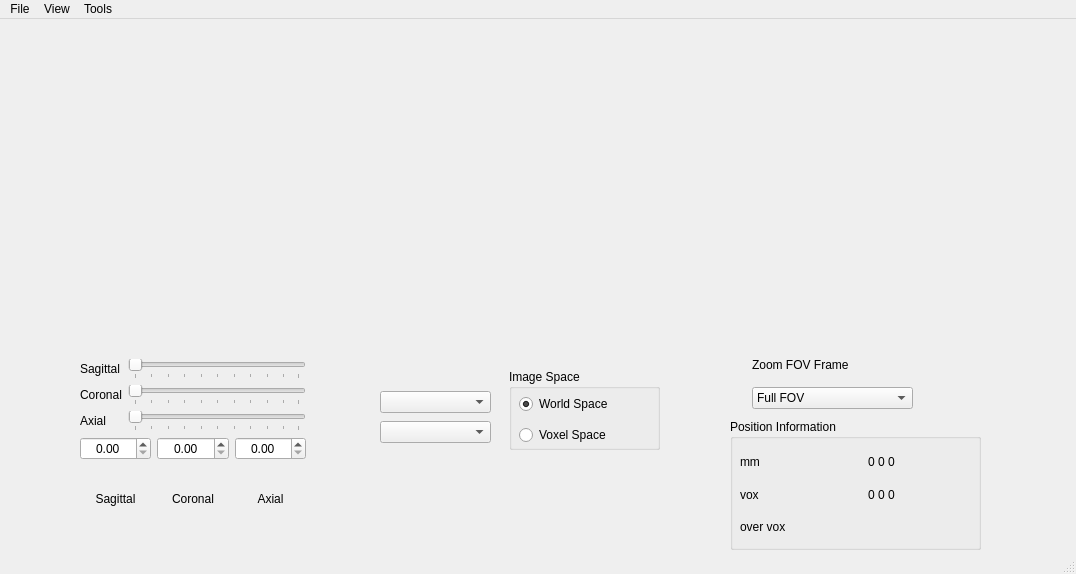
<?xml version="1.0" encoding="UTF-8"?>
<ui version="4.0">
 <class>XIPYOrthoViewer</class>
 <widget class="QMainWindow" name="XIPYOrthoViewer">
  <property name="geometry">
   <rect>
    <x>0</x>
    <y>0</y>
    <width>1076</width>
    <height>574</height>
   </rect>
  </property>
  <property name="sizePolicy">
   <sizepolicy hsizetype="Maximum" vsizetype="Preferred">
    <horstretch>0</horstretch>
    <verstretch>0</verstretch>
   </sizepolicy>
  </property>
  <property name="windowTitle">
   <string>XIPY Ortho Slice View</string>
  </property>
  <widget class="QWidget" name="centralwidget">
   <widget class="QFrame" name="frame">
    <property name="geometry">
     <rect>
      <x>370</x>
      <y>350</y>
      <width>311</width>
      <height>121</height>
     </rect>
    </property>
    <property name="autoFillBackground">
     <bool>false</bool>
    </property>
    <widget class="QGroupBox" name="groupBox">
     <property name="enabled">
      <bool>true</bool>
     </property>
     <property name="geometry">
      <rect>
       <x>139</x>
       <y>0</y>
       <width>151</width>
       <height>81</height>
      </rect>
     </property>
     <property name="toolTip">
      <string>image mapping</string>
     </property>
     <property name="whatsThis">
      <string>image mappping</string>
     </property>
     <property name="title">
      <string>Image Space</string>
     </property>
     <property name="flat">
      <bool>false</bool>
     </property>
     <property name="checkable">
      <bool>false</bool>
     </property>
     <widget class="QWidget" name="layoutWidget">
      <property name="geometry">
       <rect>
        <x>10</x>
        <y>20</y>
        <width>121</width>
        <height>61</height>
       </rect>
      </property>
      <layout class="QVBoxLayout" name="verticalLayout_6">
       <item>
        <widget class="QRadioButton" name="worldspace_button">
         <property name="text">
          <string>World Space</string>
         </property>
         <property name="checked">
          <bool>true</bool>
         </property>
        </widget>
       </item>
       <item>
        <widget class="QRadioButton" name="voxspace_button">
         <property name="text">
          <string>Voxel Space</string>
         </property>
         <property name="checked">
          <bool>false</bool>
         </property>
        </widget>
       </item>
      </layout>
     </widget>
    </widget>
    <widget class="QWidget" name="layoutWidget">
     <property name="geometry">
      <rect>
       <x>10</x>
       <y>20</y>
       <width>111</width>
       <height>56</height>
      </rect>
     </property>
     <layout class="QVBoxLayout" name="verticalLayout_4">
      <item>
       <widget class="QComboBox" name="cmap_box">
        <property name="toolTip">
         <string>colormap</string>
        </property>
        <property name="statusTip">
         <string/>
        </property>
        <property name="whatsThis">
         <string>colormap</string>
        </property>
       </widget>
      </item>
      <item>
       <widget class="QComboBox" name="interp_box">
        <property name="toolTip">
         <string>interpolation</string>
        </property>
        <property name="whatsThis">
         <string>interpolation</string>
        </property>
       </widget>
      </item>
     </layout>
    </widget>
   </widget>
   <widget class="QWidget" name="layoutWidget">
    <property name="geometry">
     <rect>
      <x>80</x>
      <y>340</y>
      <width>226</width>
      <height>172</height>
     </rect>
    </property>
    <layout class="QVBoxLayout" name="verticalLayout_7">
     <item>
      <layout class="QHBoxLayout" name="horizontalLayout_5">
       <item>
        <layout class="QVBoxLayout" name="verticalLayout_3">
         <item>
          <widget class="QLabel" name="label_3">
           <property name="text">
            <string>Sagittal</string>
           </property>
          </widget>
         </item>
         <item>
          <widget class="QLabel" name="label_4">
           <property name="text">
            <string>Coronal</string>
           </property>
          </widget>
         </item>
         <item>
          <widget class="QLabel" name="label_5">
           <property name="text">
            <string>Axial</string>
           </property>
          </widget>
         </item>
        </layout>
       </item>
       <item>
        <layout class="QHBoxLayout" name="horizontalLayout_2">
         <item>
          <layout class="QVBoxLayout" name="verticalLayout">
           <item>
            <widget class="QSlider" name="sag_slider">
             <property name="minimumSize">
              <size>
               <width>157</width>
               <height>0</height>
              </size>
             </property>
             <property name="orientation">
              <enum>Qt::Horizontal</enum>
             </property>
             <property name="tickPosition">
              <enum>QSlider::TicksBelow</enum>
             </property>
            </widget>
           </item>
           <item>
            <widget class="QSlider" name="cor_slider">
             <property name="orientation">
              <enum>Qt::Horizontal</enum>
             </property>
             <property name="tickPosition">
              <enum>QSlider::TicksBelow</enum>
             </property>
            </widget>
           </item>
           <item>
            <widget class="QSlider" name="axi_slider">
             <property name="minimumSize">
              <size>
               <width>157</width>
               <height>0</height>
              </size>
             </property>
             <property name="orientation">
              <enum>Qt::Horizontal</enum>
             </property>
             <property name="tickPosition">
              <enum>QSlider::TicksBelow</enum>
             </property>
            </widget>
           </item>
          </layout>
         </item>
        </layout>
       </item>
      </layout>
     </item>
     <item>
      <layout class="QGridLayout" name="gridLayout">
       <item row="0" column="0" colspan="3">
        <layout class="QHBoxLayout" name="horizontalLayout_6">
         <item>
          <widget class="QDoubleSpinBox" name="sag_spinner">
           <property name="alignment">
            <set>Qt::AlignCenter</set>
           </property>
           <property name="buttonSymbols">
            <enum>QAbstractSpinBox::UpDownArrows</enum>
           </property>
          </widget>
         </item>
         <item>
          <widget class="QDoubleSpinBox" name="cor_spinner">
           <property name="alignment">
            <set>Qt::AlignCenter</set>
           </property>
          </widget>
         </item>
         <item>
          <widget class="QDoubleSpinBox" name="axi_spinner">
           <property name="alignment">
            <set>Qt::AlignCenter</set>
           </property>
          </widget>
         </item>
        </layout>
       </item>
       <item row="1" column="0">
        <widget class="QLabel" name="label_6">
         <property name="text">
          <string>Sagittal</string>
         </property>
         <property name="alignment">
          <set>Qt::AlignCenter</set>
         </property>
        </widget>
       </item>
       <item row="1" column="1">
        <widget class="QLabel" name="label_7">
         <property name="text">
          <string>Coronal</string>
         </property>
         <property name="alignment">
          <set>Qt::AlignCenter</set>
         </property>
        </widget>
       </item>
       <item row="1" column="2">
        <widget class="QLabel" name="label_8">
         <property name="autoFillBackground">
          <bool>false</bool>
         </property>
         <property name="text">
          <string>Axial</string>
         </property>
         <property name="alignment">
          <set>Qt::AlignCenter</set>
         </property>
        </widget>
       </item>
      </layout>
     </item>
    </layout>
   </widget>
   <widget class="QGroupBox" name="groupBox_2">
    <property name="geometry">
     <rect>
      <x>730</x>
      <y>400</y>
      <width>251</width>
      <height>131</height>
     </rect>
    </property>
    <property name="title">
     <string>Position Information</string>
    </property>
    <widget class="QWidget" name="layoutWidget">
     <property name="geometry">
      <rect>
       <x>10</x>
       <y>30</y>
       <width>231</width>
       <height>91</height>
      </rect>
     </property>
     <layout class="QGridLayout" name="gridLayout_2" columnstretch="0,1">
      <property name="spacing">
       <number>-1</number>
      </property>
      <item row="0" column="0">
       <widget class="QLabel" name="xyz_label">
        <property name="text">
         <string>mm</string>
        </property>
       </widget>
      </item>
      <item row="0" column="1">
       <widget class="QLabel" name="label">
        <property name="text">
         <string>0 0 0</string>
        </property>
        <property name="alignment">
         <set>Qt::AlignCenter</set>
        </property>
       </widget>
      </item>
      <item row="1" column="0">
       <widget class="QLabel" name="vox_label">
        <property name="text">
         <string>vox</string>
        </property>
       </widget>
      </item>
      <item row="1" column="1">
       <widget class="QLabel" name="label_9">
        <property name="text">
         <string>0 0 0</string>
        </property>
        <property name="alignment">
         <set>Qt::AlignCenter</set>
        </property>
       </widget>
      </item>
      <item row="2" column="0">
       <widget class="QLabel" name="over_vox_label">
        <property name="text">
         <string>over vox</string>
        </property>
       </widget>
      </item>
      <item row="2" column="1">
       <widget class="QLabel" name="label_10">
        <property name="text">
         <string/>
        </property>
        <property name="alignment">
         <set>Qt::AlignCenter</set>
        </property>
       </widget>
      </item>
     </layout>
    </widget>
   </widget>
   <widget class="MplQT4OrthoSlicesWidget" name="ortho_figs_widget">
    <property name="geometry">
     <rect>
      <x>1</x>
      <y>1</y>
      <width>1071</width>
      <height>330</height>
     </rect>
    </property>
    <property name="sizePolicy">
     <sizepolicy hsizetype="Expanding" vsizetype="Expanding">
      <horstretch>0</horstretch>
      <verstretch>0</verstretch>
     </sizepolicy>
    </property>
   </widget>
   <widget class="QWidget" name="layoutWidget">
    <property name="geometry">
     <rect>
      <x>752</x>
      <y>329</y>
      <width>161</width>
      <height>61</height>
     </rect>
    </property>
    <layout class="QVBoxLayout" name="verticalLayout_5">
     <item>
      <widget class="QLabel" name="label_2">
       <property name="text">
        <string>Zoom FOV Frame</string>
       </property>
      </widget>
     </item>
     <item>
      <widget class="QComboBox" name="zoom_box">
       <property name="sizePolicy">
        <sizepolicy hsizetype="Preferred" vsizetype="Fixed">
         <horstretch>0</horstretch>
         <verstretch>0</verstretch>
        </sizepolicy>
       </property>
       <property name="iconSize">
        <size>
         <width>16</width>
         <height>16</height>
        </size>
       </property>
       <item>
        <property name="text">
         <string>Full FOV</string>
        </property>
       </item>
       <item>
        <property name="text">
         <string>160 x 160 x 160</string>
        </property>
       </item>
       <item>
        <property name="text">
         <string>80 x 80 x 80</string>
        </property>
       </item>
       <item>
        <property name="text">
         <string>40 x 40 x 40</string>
        </property>
       </item>
       <item>
        <property name="text">
         <string>20 x 20 x 20</string>
        </property>
       </item>
       <item>
        <property name="text">
         <string>10 x 10 x 10</string>
        </property>
       </item>
      </widget>
     </item>
    </layout>
   </widget>
  </widget>
  <widget class="QMenuBar" name="menubar">
   <property name="geometry">
    <rect>
     <x>0</x>
     <y>0</y>
     <width>1076</width>
     <height>22</height>
    </rect>
   </property>
   <widget class="QMenu" name="menuFile">
    <property name="title">
     <string>File</string>
    </property>
    <addaction name="actionLoad_MR_File"/>
    <addaction name="actionUnload_Overlay"/>
   </widget>
   <widget class="QMenu" name="menuView">
    <property name="title">
     <string>View</string>
    </property>
   </widget>
   <widget class="QMenu" name="menuTools">
    <property name="title">
     <string>Tools</string>
    </property>
   </widget>
   <addaction name="menuFile"/>
   <addaction name="menuView"/>
   <addaction name="menuTools"/>
  </widget>
  <widget class="QStatusBar" name="statusbar"/>
  <action name="actionLoad_Beam_File">
   <property name="text">
    <string>Load Beam File</string>
   </property>
  </action>
  <action name="actionLoad_MR_File">
   <property name="text">
    <string>Load MR File</string>
   </property>
  </action>
  <action name="actionLoad_Overlay_Image">
   <property name="text">
    <string>Load Overlay Image</string>
   </property>
  </action>
  <action name="actionUnload_Overlay">
   <property name="text">
    <string>Unload Overlay</string>
   </property>
  </action>
  <action name="actionTime_Frequency_Plane">
   <property name="checkable">
    <bool>true</bool>
   </property>
   <property name="checked">
    <bool>true</bool>
   </property>
   <property name="text">
    <string>Time Frequency Plane</string>
   </property>
  </action>
  <action name="action3D_Views">
   <property name="checkable">
    <bool>true</bool>
   </property>
   <property name="checked">
    <bool>true</bool>
   </property>
   <property name="text">
    <string>3D Views</string>
   </property>
  </action>
  <action name="actionAnimate_Freq_Band">
   <property name="text">
    <string>Animate Freq Band</string>
   </property>
  </action>
 </widget>
 <customwidgets>
  <customwidget>
   <class>MplQT4OrthoSlicesWidget</class>
   <extends>QWidget</extends>
   <header>xipy.vis.qt4_widgets.ortho_slices</header>
  </customwidget>
 </customwidgets>
 <tabstops>
  <tabstop>frame</tabstop>
  <tabstop>sag_slider</tabstop>
  <tabstop>cor_slider</tabstop>
  <tabstop>axi_slider</tabstop>
 </tabstops>
 <resources/>
 <connections>
  <connection>
   <sender>axi_slider</sender>
   <signal>sliderMoved(int)</signal>
   <receiver>ortho_figs_widget</receiver>
   <slot>move_axi_position(int)</slot>
   <hints>
    <hint type="sourcelabel">
     <x>152</x>
     <y>479</y>
    </hint>
    <hint type="destinationlabel">
     <x>465</x>
     <y>172</y>
    </hint>
   </hints>
  </connection>
  <connection>
   <sender>cor_slider</sender>
   <signal>sliderMoved(int)</signal>
   <receiver>ortho_figs_widget</receiver>
   <slot>move_cor_position(int)</slot>
   <hints>
    <hint type="sourcelabel">
     <x>152</x>
     <y>443</y>
    </hint>
    <hint type="destinationlabel">
     <x>465</x>
     <y>172</y>
    </hint>
   </hints>
  </connection>
  <connection>
   <sender>sag_slider</sender>
   <signal>sliderMoved(int)</signal>
   <receiver>ortho_figs_widget</receiver>
   <slot>move_sag_position(int)</slot>
   <hints>
    <hint type="sourcelabel">
     <x>152</x>
     <y>407</y>
    </hint>
    <hint type="destinationlabel">
     <x>465</x>
     <y>172</y>
    </hint>
   </hints>
  </connection>
  <connection>
   <sender>ortho_figs_widget</sender>
   <signal>x_state(int)</signal>
   <receiver>sag_slider</receiver>
   <slot>setValue(int)</slot>
   <hints>
    <hint type="sourcelabel">
     <x>465</x>
     <y>172</y>
    </hint>
    <hint type="destinationlabel">
     <x>152</x>
     <y>407</y>
    </hint>
   </hints>
  </connection>
  <connection>
   <sender>ortho_figs_widget</sender>
   <signal>y_state(int)</signal>
   <receiver>cor_slider</receiver>
   <slot>setValue(int)</slot>
   <hints>
    <hint type="sourcelabel">
     <x>465</x>
     <y>172</y>
    </hint>
    <hint type="destinationlabel">
     <x>152</x>
     <y>443</y>
    </hint>
   </hints>
  </connection>
  <connection>
   <sender>ortho_figs_widget</sender>
   <signal>z_state(int)</signal>
   <receiver>axi_slider</receiver>
   <slot>setValue(int)</slot>
   <hints>
    <hint type="sourcelabel">
     <x>465</x>
     <y>172</y>
    </hint>
    <hint type="destinationlabel">
     <x>152</x>
     <y>479</y>
    </hint>
   </hints>
  </connection>
  <connection>
   <sender>ortho_figs_widget</sender>
   <signal>x_state(double)</signal>
   <receiver>sag_spinner</receiver>
   <slot>setValue(double)</slot>
   <hints>
    <hint type="sourcelabel">
     <x>465</x>
     <y>172</y>
    </hint>
    <hint type="destinationlabel">
     <x>46</x>
     <y>521</y>
    </hint>
   </hints>
  </connection>
  <connection>
   <sender>ortho_figs_widget</sender>
   <signal>y_state(double)</signal>
   <receiver>cor_spinner</receiver>
   <slot>setValue(double)</slot>
   <hints>
    <hint type="sourcelabel">
     <x>465</x>
     <y>172</y>
    </hint>
    <hint type="destinationlabel">
     <x>122</x>
     <y>521</y>
    </hint>
   </hints>
  </connection>
  <connection>
   <sender>ortho_figs_widget</sender>
   <signal>z_state(double)</signal>
   <receiver>axi_spinner</receiver>
   <slot>setValue(double)</slot>
   <hints>
    <hint type="sourcelabel">
     <x>465</x>
     <y>172</y>
    </hint>
    <hint type="destinationlabel">
     <x>199</x>
     <y>521</y>
    </hint>
   </hints>
  </connection>
  <connection>
   <sender>zoom_box</sender>
   <signal>activated(int)</signal>
   <receiver>ortho_figs_widget</receiver>
   <slot>zoom_slices(int)</slot>
   <hints>
    <hint type="sourcelabel">
     <x>832</x>
     <y>398</y>
    </hint>
    <hint type="destinationlabel">
     <x>536</x>
     <y>187</y>
    </hint>
   </hints>
  </connection>
  <connection>
   <sender>interp_box</sender>
   <signal>currentIndexChanged(QString)</signal>
   <receiver>ortho_figs_widget</receiver>
   <slot>set_interp(QString)</slot>
   <hints>
    <hint type="sourcelabel">
     <x>435</x>
     <y>434</y>
    </hint>
    <hint type="destinationlabel">
     <x>536</x>
     <y>187</y>
    </hint>
   </hints>
  </connection>
 </connections>
</ui>
